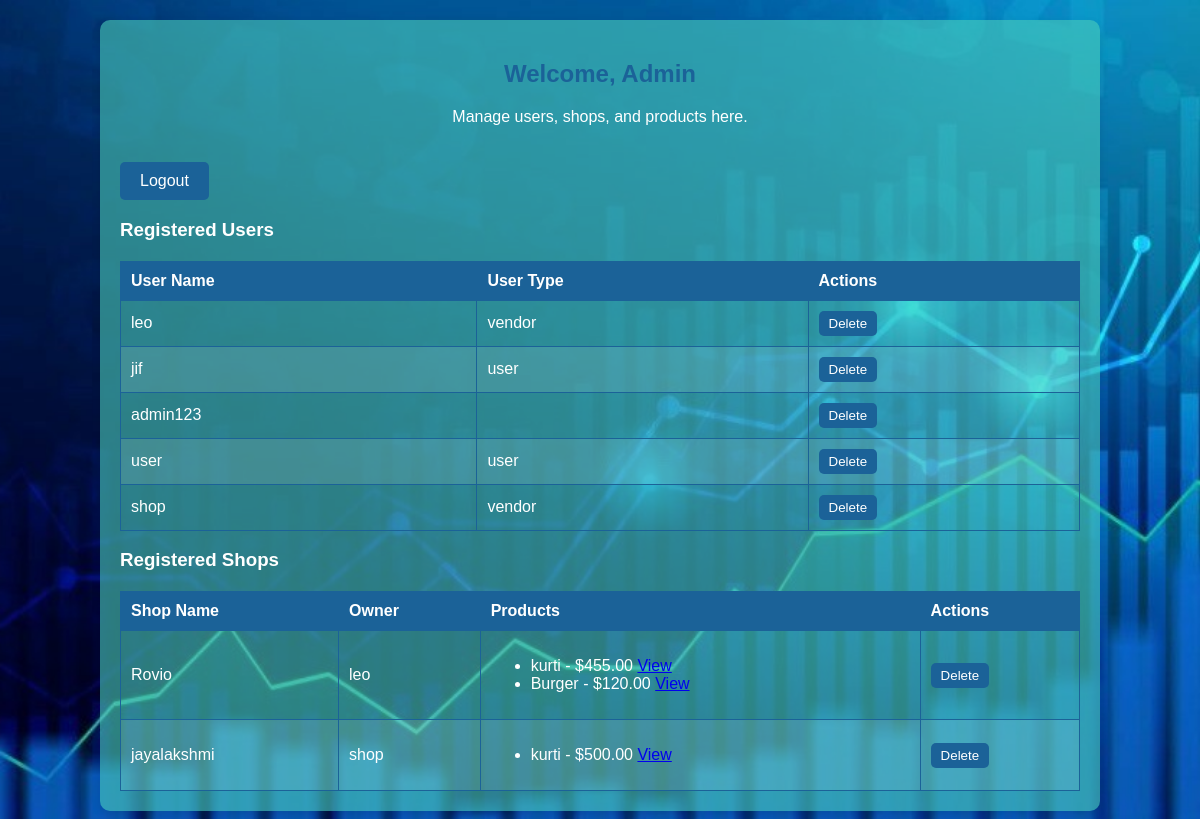
The page /admin-dashboard/ (signed in) on the database as committed earlier.
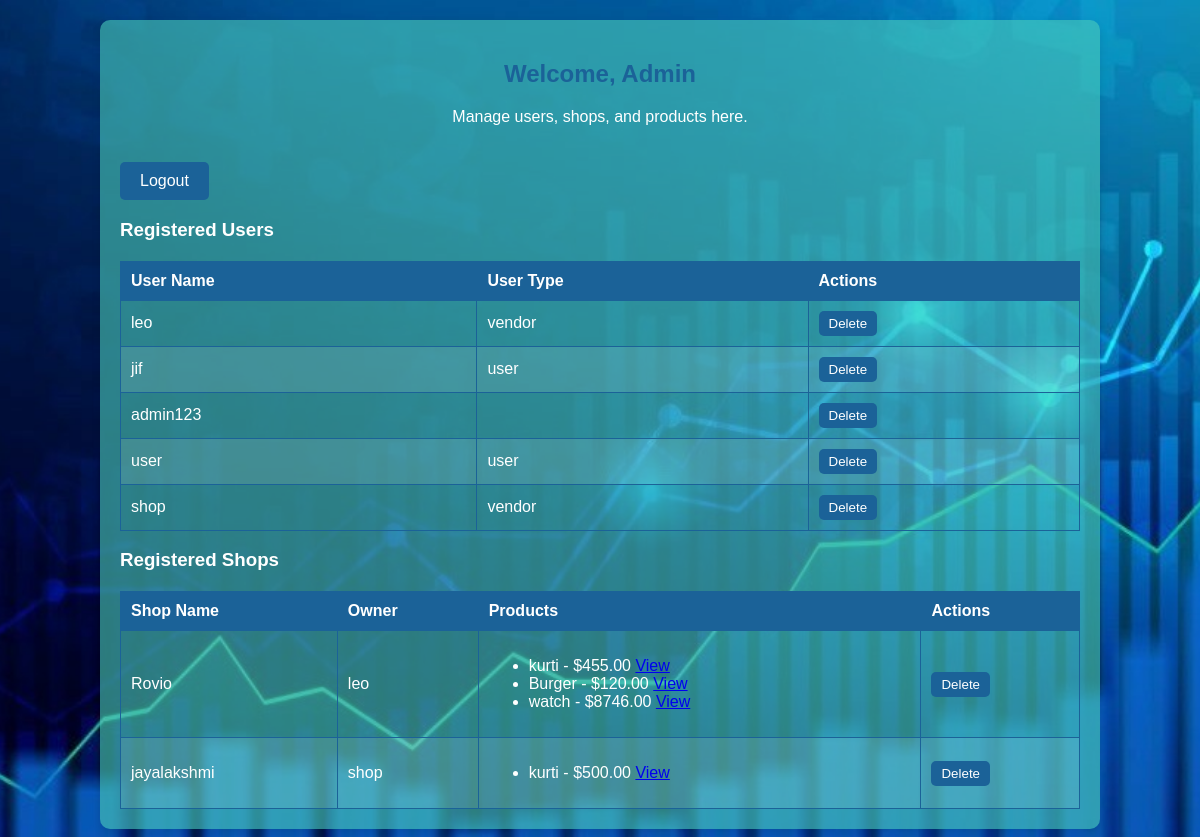
The same page on the database as committed later.
### products/models.py (models this page shows, shortened)
class UserType(models.Model):
    TYPE_CHOICES = [
        ('user', 'User'),
        ('vendor', 'Vendor'),
    ]
    user = models.OneToOneField(User, on_delete=models.CASCADE)  # Link to built-in User model
    user_type = models.CharField(max_length=10, choices=TYPE_CHOICES, default='user')

class VendorProfile(models.Model):
    user = models.OneToOneField(User, on_delete=models.CASCADE)  # Link to User model
    shop_name = models.CharField(max_length=255, unique=True)
    phone = models.CharField(max_length=15, blank=True, null=True)

class Product(models.Model):
    vendor = models.ForeignKey('auth.User', on_delete=models.CASCADE)
    name = models.CharField(max_length=255)
    price = models.DecimalField(max_digits=10, decimal_places=2)
    quantity = models.CharField(max_length=100)
    description = models.TextField(blank=True, null=True)
    image = models.ImageField(upload_to='products/')
    category = models.ForeignKey(Category, on_delete=models.SET_NULL, null=True, blank=True)
    buy_link = models.URLField(blank=True, null=True)

### products/views.py (the view)
# urls.py: path('admin-dashboard/', views.admin_dashboard, name="admin_dashboard"),
@login_required(login_url='/admin-login/')
def admin_dashboard(request):
    if not request.session.get('is_admin'):
        messages.error(request, "You must log in as an admin first!")
        return redirect("admin_login")
    users = User.objects.all()
    vendors = VendorProfile.objects.all()
    vendor_products = []
    for vendor in vendors:
        products = Product.objects.filter(vendor=vendor.user)  # Fetch vendor's products
        vendor_products.append({
            'vendor': vendor,
            'products': products
        })
    return render(request, "products/admin_dashboard.html", {
        "users": users,
        "vendors": vendors,
        "vendor_products": vendor_products,
    })

### products/templates/products/admin_dashboard.html (shortened to what this page needs)
<!DOCTYPE html>
<html lang="en">
<head>
    {% load static %}
    <link rel="stylesheet" href="https://cdnjs.cloudflare.com/ajax/libs/font-awesome/6.4.2/css/all.min.css">
</head>
<body>
    <div class="container">
        <h2>Welcome, Admin</h2>
        <p>Manage users, shops, and products here.</p>
        <a href="{% url 'logout' %}" class="logout-btn">Logout</a>
        <h3>Registered Users</h3>
        <table>
            <thead>
                <tr>
                    <th>User Name</th>
                    <th>User Type</th>
                    <th>Actions</th>
                </tr>
            </thead>
            <tbody>
                {% for user in users %}
                    <tr>
                        <td>{{ user.username }}</td>
                        <td>{{ user.usertype.user_type }}</td>
                        <td>
                            <form method="POST" action="{% url 'delete_user' user.id %}">
                                <button type="submit" onclick="return confirm('Are you sure you want to delete this user?');">Delete</button>
                            </form>
                        </td>
                    </tr>
                {% endfor %}
            </tbody>
        </table>
        <h3>Registered Shops</h3>
        <table>
            <thead>
                <tr>
                    <th>Shop Name</th>
                    <th>Owner</th>
                    <th>Products</th>
                    <th>Actions</th>
                </tr>
            </thead>
            <tbody>
                {% for vendor_data in vendor_products %}
                    <tr>
                        <td>{{ vendor_data.vendor.shop_name }}</td>
                        <td>{{ vendor_data.vendor.user.username }}</td>
                        <td>
                            <ul>
                                {% for product in vendor_data.products %}
                                    <li>
                                        {{ product.name }} - ${{ product.price }}
                                        <a href="{% url 'product_detail' product.id %}">View</a>
                                    </li>
                                {% empty %}
                                    <li>No products added yet</li>
                                {% endfor %}
                            </ul>
                        </td>
                        <td>
                            <form method="POST" action="{% url 'delete_vendor' vendor_data.vendor.id %}">
                                <button type="submit" onclick="return confirm('Are you sure you want to delete this vendor?');">Delete</button>
                            </form>
                        </td>
                    </tr>
                {% endfor %}
            </tbody>
        </table>
    </div>
</body>
</html>

Rows that differ between the two databases and show on the page:
added Product: name "watch", price "8746.00", shown under VendorProfile "Rovio"
